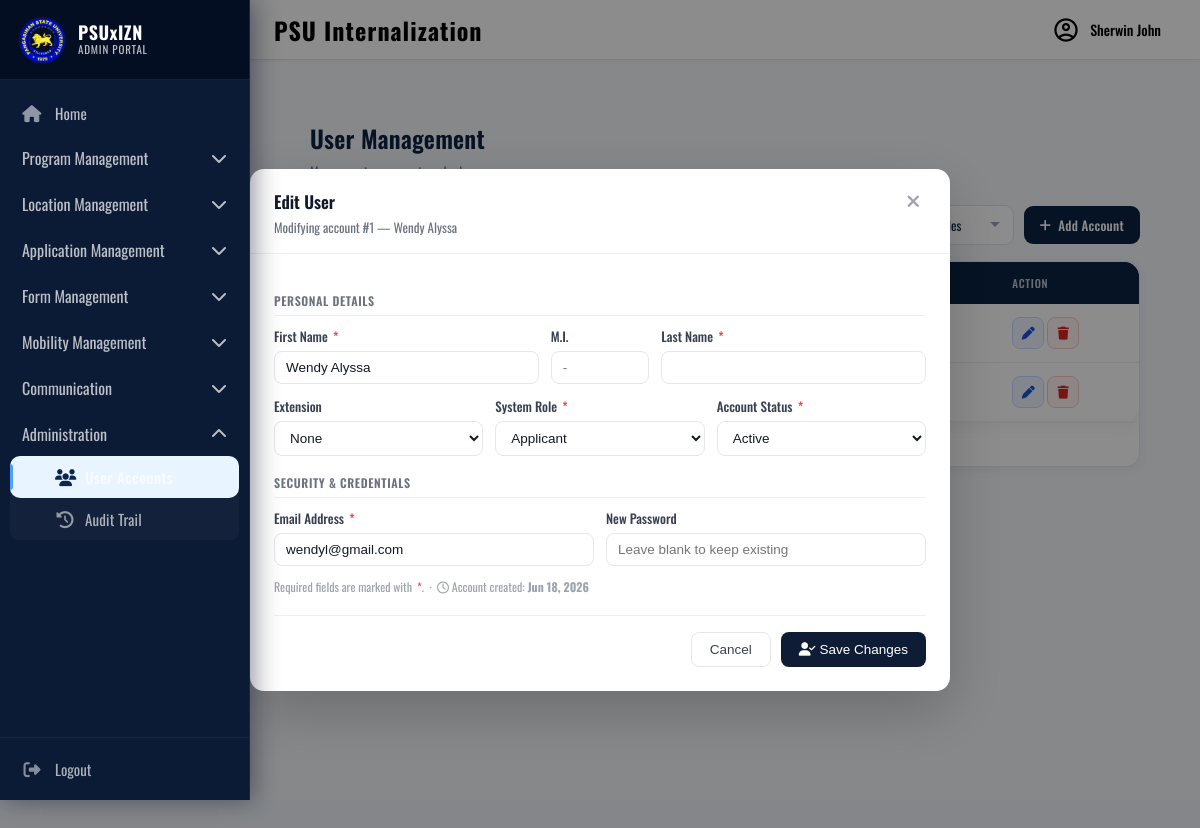
Page /admin/dashboard.php?page=users&edit_id=1 (signed in) on the committed database.
### tables this page shows
CREATE TABLE users (
    id INT AUTO_INCREMENT PRIMARY KEY,
    first_name VARCHAR(100) NOT NULL,
    middle_name VARCHAR(100) DEFAULT NULL,
    last_name VARCHAR(100) NOT NULL,
    extension_name VARCHAR(50) DEFAULT NULL,
    birthdate DATE DEFAULT NULL,
    program VARCHAR(150) DEFAULT NULL,
    email VARCHAR(150) UNIQUE NOT NULL,
    contact VARCHAR(20) DEFAULT NULL,
    user_role ENUM('admin','user','applicant') DEFAULT 'applicant',
    status ENUM('active','inactive') DEFAULT 'active',
    password_hash VARCHAR(255) NOT NULL,
    created_at TIMESTAMP DEFAULT CURRENT_TIMESTAMP
);

### admin/users.php (the view, shortened to what this page needs)
<?php
$pdo = db();
function h($str): string {
    return htmlspecialchars((string) $str, ENT_QUOTES, 'UTF-8');
}
$editErrors  = [];
$editUser    = null;
if ($_SERVER['REQUEST_METHOD'] === 'POST' && isset($_POST['user_edit'])) {
    if (!hash_equals($_SESSION['csrf'], $_POST['csrf'] ?? '')) {
        die("Invalid CSRF token");
    }
    $editId        = (int) ($_POST['edit_id'] ?? 0);
    $firstName     = trim($_POST['edit_first_name']     ?? '');
    $middleName    = trim($_POST['edit_middle_name']     ?? '');
    $lastName      = trim($_POST['edit_last_name']       ?? '');
    $extensionName = trim($_POST['edit_extension_name']  ?? '');
    $email         = trim($_POST['edit_email']           ?? '');
    $role          = trim($_POST['edit_role']            ?? '');
    $status        = strtolower(trim($_POST['edit_status'] ?? ''));
    $password      = $_POST['edit_password'] ?? '';
    if ($firstName === '') $editErrors[] = 'First name is required.';
    if ($lastName  === '') $editErrors[] = 'Last name is required.';
    if ($email === '' || !filter_var($email, FILTER_VALIDATE_EMAIL)) $editErrors[] = 'Valid email is required.';
    if (!in_array($role, ['super admin', 'admin', 'applicant'], true)) $editErrors[] = 'Invalid role.';
    if (!in_array($status, ['active', 'inactive'], true)) $editErrors[] = 'Invalid status.';
    if ($password !== '' && strlen($password) < 6) $editErrors[] = 'Password must be at least 6 characters.';
    if (empty($editErrors)) {
        $check = $pdo->prepare("SELECT id FROM users WHERE email = ? AND id != ? LIMIT 1");
        $check->execute([$email, $editId]);
        if ($check->fetch()) {
            $editErrors[] = 'Email already exists for another account.';
        }
    }
    if (empty($editErrors)) {
        $params = [
            ':first_name'     => $firstName,
            ':last_name'      => $lastName,
            ':extension_name' => $extensionName ?: null,
            ':email'          => $email,
            ':user_role'      => $role,
            ':status'         => $status,
            ':id'             => $editId,
        ];
        if ($password !== '') {
            $params[':password_hash'] = password_hash($password, PASSWORD_DEFAULT);
            $sql = "UPDATE users SET first_name=:first_name, last_name=:last_name,
                        extension_name=:extension_name, email=:email, user_role=:user_role,
                        status=:status, password_hash=:password_hash WHERE id=:id";
        } else {
            $sql = "UPDATE users SET first_name=:first_name, last_name=:last_name,
                        extension_name=:extension_name, email=:email, user_role=:user_role,
                        status=:status WHERE id=:id";
        }
        $pdo->prepare($sql)->execute($params);
        $editSuccess = true;
        $_SESSION['csrf'] = bin2hex(random_bytes(32));
    }
    $stmt = $pdo->prepare("SELECT * FROM users WHERE id = ? LIMIT 1");
    $stmt->execute([$editId]);
    $editUser = $stmt->fetch(PDO::FETCH_ASSOC);
} elseif (isset($_GET['edit_id'])) {
    $editId = (int) $_GET['edit_id'];
    $stmt   = $pdo->prepare("SELECT * FROM users WHERE id = ? LIMIT 1");
    $stmt->execute([$editId]);
    $editUser = $stmt->fetch(PDO::FETCH_ASSOC);
}
$page       = max(1, (int) ($_GET['p'] ?? 1));
$limit      = 10;
$offset     = ($page - 1) * $limit;
$stmt = $pdo->prepare("
    SELECT id, first_name, last_name, extension_name,
           user_role, status, created_at
    FROM users
    ORDER BY id DESC
    LIMIT $limit OFFSET $offset
");
$stmt->execute();
$users = $stmt->fetchAll(PDO::FETCH_ASSOC);
?>
<link rel="stylesheet" href="../asset/css/users.css">
<link rel="stylesheet" href="https://cdnjs.cloudflare.com/ajax/libs/font-awesome/6.5.2/css/all.min.css">
<div class="content">
    <div class="page-header">
        <h2>User Management</h2>
        <p>Manage system accounts and roles</p>
    </div>
    <div class="toolbar">
        <div class="search-wrap">
        </div>
        <select class="filter-select" id="roleFilter">
            <option value="">All Roles</option>
        </select>
        <button class="create-btn" id="openModalBtn">
            <i class="fa fa-plus"></i> Add Account
        </button>
    </div>
    <div class="table-card">
        <table>
            <thead>
                <tr>
                    <th>ID</th>
                    <th>Name</th>
                    <th>Role</th>
                    <th>Status</th>
                    <th>Created</th>
                    <th>Action</th>
                </tr>
            </thead>
            <tbody id="tableBody">
            <?php if (!empty($users)): ?>
                <?php foreach ($users as $u): ?>
                    <?php
                        $fullname = trim(
                            $u['first_name'] . ' ' . $u['last_name'] .
                            (!empty($u['extension_name']) ? ' ' . $u['extension_name'] : '')
                        );
                        $role   = strtolower($u['user_role']);
                        $status = strtolower($u['status']);
                    ?>
                    <tr data-name="<?= h(strtolower($fullname)) ?>"
                        data-role="<?= h($role) ?>">
                        <td>#<?= h($u['id']) ?></td>
                        <td><?= h($fullname) ?></td>
                        <td>
                            <span class="badge"><?= h(ucwords($u['user_role'])) ?></span>
                        </td>
                        <td>
                            <span class="status-badge status-<?= h($status) ?>">
                            </span>
                        </td>
                        <td><?= date('M d, Y', strtotime($u['created_at'])) ?></td>
                        <td>
                            <a href="?page=users&edit_id=<?= $u['id'] ?>"
                               class="action-btn edit-btn"
                               title="Edit user">
                                <i class="fa fa-pen"></i>
                            </a>
                            <form method="POST" style="display:inline;"
                                  onsubmit="return confirm('Delete this user?')">
                                <button type="submit" class="action-btn delete-btn">
                                    <i class="fa fa-trash"></i>
                                </button>
                            </form>
                        </td>
                    </tr>
                <?php endforeach; ?>
            <?php else: ?>
                <tr><td colspan="6">No users found</td></tr>
            <?php endif; ?>
            </tbody>
        </table>
        <div class="pagination">
        </div>
    </div>
</div>
<div id="editModal" class="modal-backdrop" role="dialog" aria-modal="true" aria-labelledby="editModalTitle">
    <div class="modal-box">
        <div class="modal-header">
            <div>
                <h3 id="editModalTitle">Edit User</h3>
                <p>
                    <?php if ($editUser): ?>
                        Modifying account #<?= h($editUser['id']) ?> — <?= h($editUser['first_name'] . ' ' . $editUser['last_name']) ?>
                    <?php else: ?>
                        Update account details and credentials.
                    <?php endif; ?>
                </p>
            </div>
            <button class="modal-close" id="closeEditModalBtn" aria-label="Close modal">
                <i class="fa fa-xmark"></i>
            </button>
        </div>
        <div class="modal-body">
            <?php
            $ev = function($postKey, $userKey) use ($editUser) {
                return h($_POST[$postKey] ?? $editUser[$userKey] ?? '');
            };
            ?>
            <form method="POST" id="editUserForm">
                <div class="form-section-title">Personal Details</div>
                <div class="form-grid">
                    <div class="form-group col-5">
                        <label>First Name <span class="required">*</span></label>
                        <input type="text" name="edit_first_name" required
                               value="<?= $ev('edit_first_name', 'first_name') ?>">
                    </div>
                    <div class="form-group col-2">
                        <label>M.I.</label>
                        <input type="text" name="edit_middle_name" maxlength="5" placeholder="-"
                               value="<?= $ev('edit_middle_name', 'middle_name') ?>">
                    </div>
                    <div class="form-group col-5">
                        <label>Last Name <span class="required">*</span></label>
                        <input type="text" name="edit_last_name" required
                               value="<?= $ev('edit_last_name', 'last_name') ?>">
                    </div>
                    <div class="form-group col-4">
                        <label>Extension</label>
                        <select name="edit_extension_name">
                            <?php
                            $extensions  = ['', 'Jr.', 'Sr.', 'I', 'II', 'III', 'IV'];
                            $selectedExt = $_POST['edit_extension_name'] ?? ($editUser['extension_name'] ?? '');
                            foreach ($extensions as $ext):
                            ?>
                                <option value="<?= h($ext) ?>" <?= $selectedExt === $ext ? 'selected' : '' ?>>
                                    <?= $ext === '' ? 'None' : h($ext) ?>
                                </option>
                            <?php endforeach; ?>
                        </select>
                    </div>
                    <div class="form-group col-4">
                        <label>System Role <span class="required">*</span></label>
                        <select name="edit_role" required>
                            <?php
                            $roles        = ['super admin' => 'Super Admin', 'admin' => 'Admin', 'applicant' => 'Applicant'];
                            $selectedRole = $_POST['edit_role'] ?? ($editUser['user_role'] ?? '');
                            foreach ($roles as $val => $label):
                            ?>
                                <option value="<?= h($val) ?>" <?= $selectedRole === $val ? 'selected' : '' ?>>
                                    <?= h($label) ?>
                                </option>
                            <?php endforeach; ?>
                        </select>
                    </div>
                    <div class="form-group col-4">
                        <label>Account Status <span class="required">*</span></label>
                        <select name="edit_status" required>
                            <?php
                            $statuses       = ['active' => 'Active', 'inactive' => 'Inactive'];
                            $selectedStatus = strtolower($_POST['edit_status'] ?? ($editUser['status'] ?? 'active'));
                            foreach ($statuses as $val => $label):
                            ?>
                                <option value="<?= h($val) ?>" <?= $selectedStatus === $val ? 'selected' : '' ?>>
                                    <?= h($label) ?>
                                </option>
                            <?php endforeach; ?>
                        </select>
                    </div>
                </div>
                <div class="form-section-title">Security & Credentials</div>
                <div class="form-grid">
                    <div class="form-group col-6">
                        <label>Email Address <span class="required">*</span></label>
                        <input type="email" name="edit_email" required
                               value="<?= $ev('edit_email', 'email') ?>">
                    </div>
                    <div class="form-group col-6">
                        <label>New Password</label>
                        <input type="password" name="edit_password"
                               placeholder="Leave blank to keep existing">
                    </div>
                    <div class="form-group col-12">
                        <p class="form-instructions">
                            Required fields are marked with <span class="required">*</span>.
                            <?php if ($editUser && !empty($editUser['created_at'])): ?>
                                &nbsp;·&nbsp;
                                <i class="fa-regular fa-clock"></i>
                                Account created: <strong><?= date('M d, Y', strtotime($editUser['created_at'])) ?></strong>
                            <?php endif; ?>
                        </p>
                    </div>
                </div>
                <div class="form-actions">
                    <button type="button" class="btn-cancel" id="cancelEditModalBtn">Cancel</button>
                    <button type="submit" class="btn-submit">
                        <i class="fa-solid fa-user-check"></i> Save Changes
                    </button>
                </div>
            </form>
        </div>
    </div>
</div>

### rows in the picture
users: id "1", first_name+last_name "Wendy Alyssa", edit_first_name "Wendy Alyssa", edit_extension_name "None", edit_role "Applicant", edit_status "Active", edit_email "wendyl@gmail.com", created_at "Jun 18, 2026"

### other values in the picture
$menu['label'] "Program Management"
$menu['label'] "Location Management"
$menu['label'] "Application Management"
$menu['label'] "Form Management"
$menu['label'] "Mobility Management"
$menu['label'] "Communication"
$menu['label'] "Administration"
$item['label'] "Audit Trail"
$firstName "Sherwin John"
